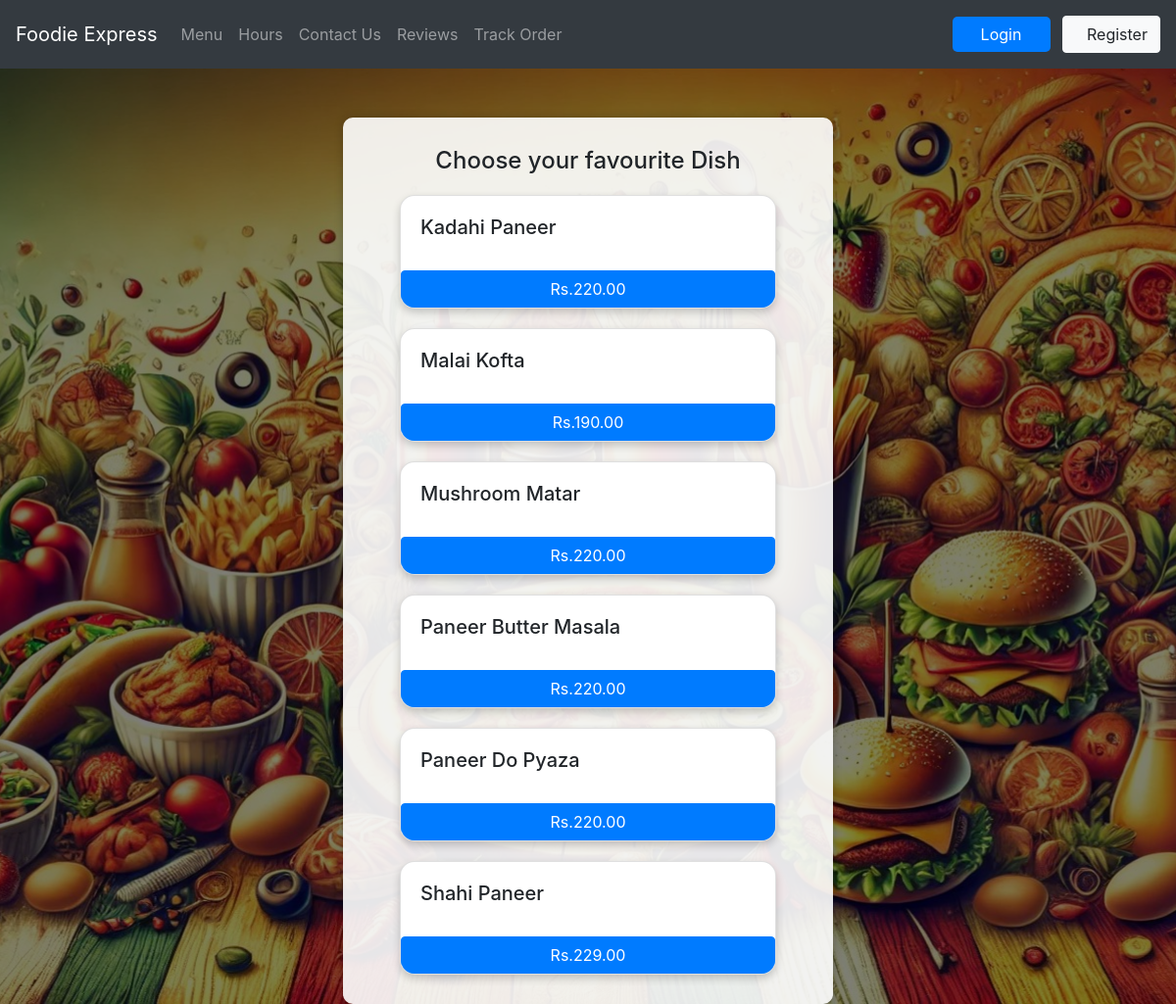
The app's page /North-Indian/ with its own data.
### orders/models.py (models this page shows)
class Ni(models.Model):
    dish_name = models.CharField(max_length=200)
    price = models.DecimalField(max_digits=6, decimal_places=2)
    def __str__(self):
        return f"{self.dish_name}"

### orders/views.py (the view)
# urls.py: path('North-Indian/', views.north_indian, name='north_indian'),
def north_indian(request):
    return render(request, 'orders/ni.html', context={"dishes": Ni.objects.all})

### orders/templates/orders/ni.html
{% extends 'orders/header.html' %}
{% block content %}
    <div class="container">
      <h4 style="margin:10px; text-align:center;"> Choose your favourite Dish </h4>
      <div class="row justify-content-center">
        {% for dish in dishes %}
            <div class="card" id="regular_pizza_card" style="width: 24rem; margin:10px;">
              <div class="card-body">
                <h5 class="card-title" >{{dish}}</h5>
              </div>
              <button class="btn btn-primary"
              onclick="isAuthenticated ? add_to_cart({item_description:'{{dish}}', price:{{dish.price}}}) : window.location.href='{% url 'orders:login' %}'">
                Rs.{{dish.price}}
              </button>
            </div>
        {% endfor %}
      </div>
    </div>
{% endblock %}

### orders/static/orders/style.css (style rules this page uses)
body { background: url('bgimg.jpg') center/cover no-repeat fixed; }
body::before { content: ""; position: fixed; top: 0; left: 0; width: 100%; height: 100%; background: rgba(0, 0, 0, 0.5); z-index: -1; }
.container { max-width: 500px; background: rgba(255, 255, 255, 0.9); padding: 20px; border-radius: 10px; margin-top: 50px; box-shadow: 0px 0px 10px rgba(0, 0, 0, 0.2); }
.card { border-radius: 15px; overflow: hidden; box-shadow: 0px 4px 8px rgba(0, 0, 0, 0.2); transition: transform 0.3s ease-in-out, box-shadow 0.3s ease-in-out; }

### records on screen
Ni: dish_name "Kadahi Paneer", price "220.00"
Ni: dish_name "Malai Kofta", price "190.00"
Ni: dish_name "Mushroom Matar", price "220.00"
Ni: dish_name "Paneer Butter Masala", price "220.00"
Ni: dish_name "Paneer Do Pyaza", price "220.00"
Ni: dish_name "Shahi Paneer", price "229.00"
